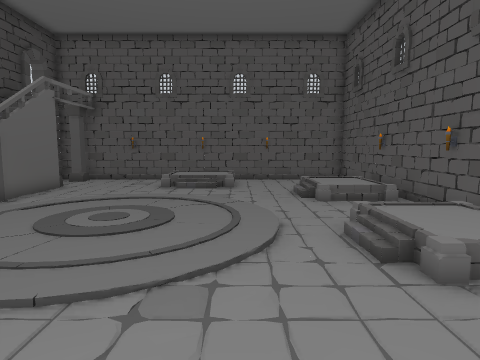
View 1 (above)

13 first-person views from a walk through a Unity game level. The camera is 1.3 m above the floor, tilts 6° down and sees 75° across. The floor is counted in squares, 1 m on a side. Each view is taken from the middle of a square. On the plan, view 1 faces up. The plan holds only what a view shows up to about 14 squares ahead; the rest is blank. The place goes on beyond the plan. The player character is not drawn. Door leaves are left out, so doorways stand open.

View 2
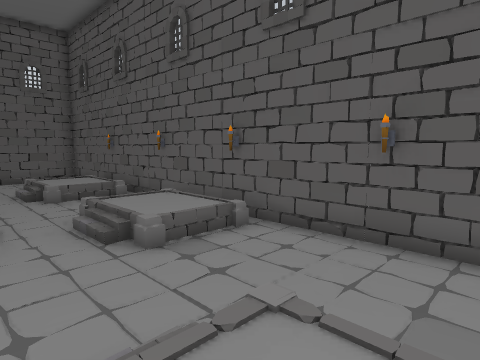

View 3
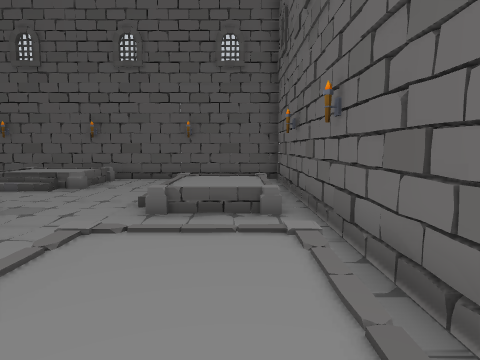

View 4
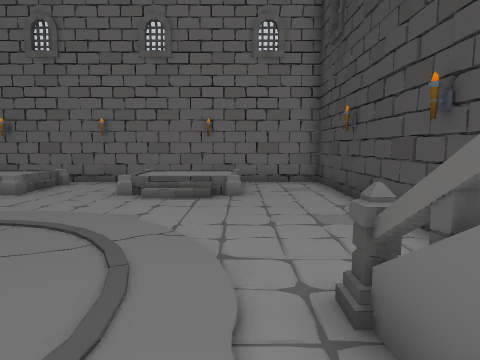

View 5
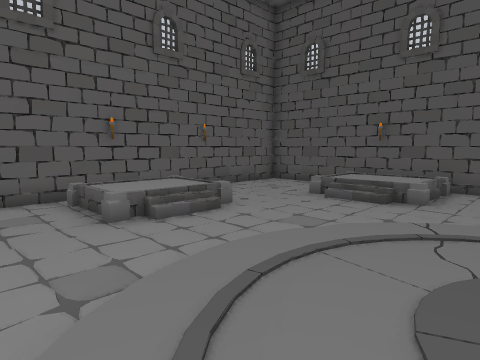

View 6
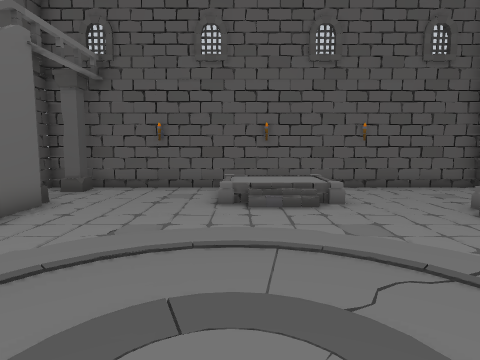

View 7
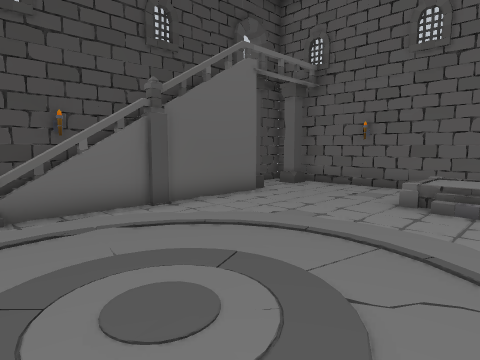

View 8
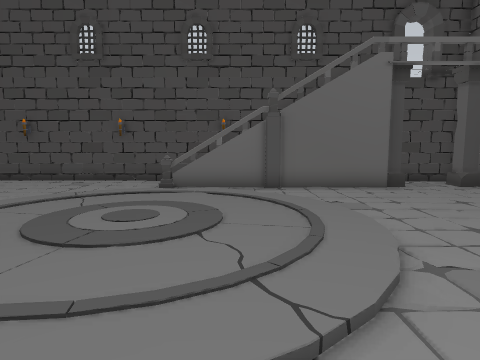

View 9
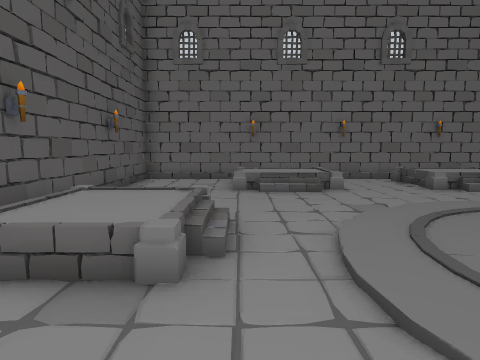

View 10
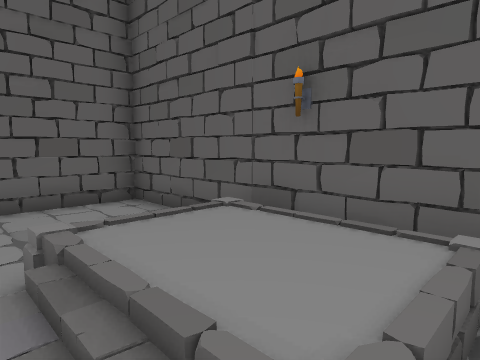

View 11
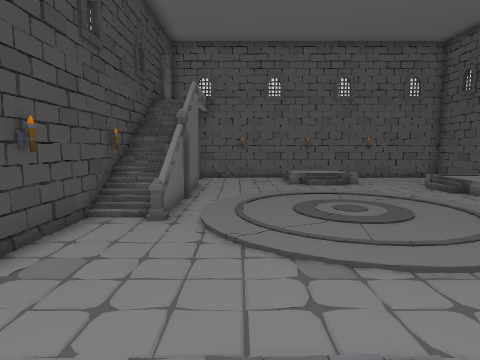

View 12
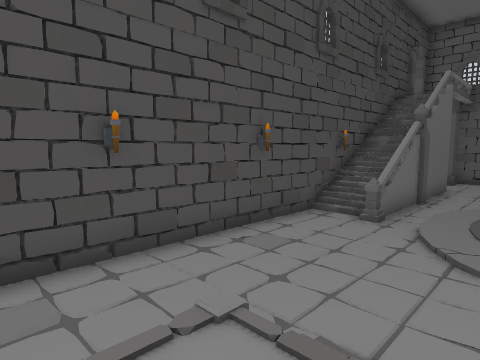

View 13
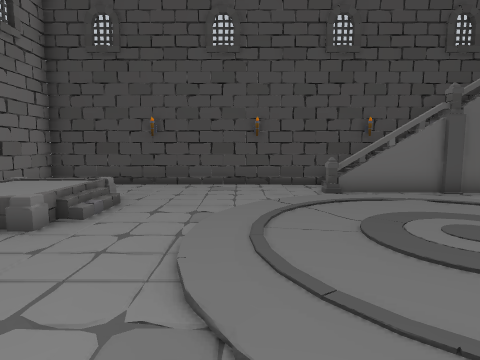

### Floor plan
Key: @ floor where view 1 was taken; # wall or solid block; . main floor; : floor 0.25 m higher than the main floor; + floor 0.5 m higher than the main floor; / step, stairs or slope; D open door; C column; O other object.
Columns run from 10 left of view 1 to 6 right of it. Each row starts with its distance up from view 1.
 18 #################
 17 #C#.............#
 16 D......+++......#
 15 D......+++......#
 14  C.....////.....#
 13   #..........++/#
 12   #........./++/#
 11   #..////...//+/#
 10 ###./    :/.././#
  9 #O#.      :.....#
  8 #O#/:      /....#
  7 #:#/       /.///#
  6 #../   : : //++/#
  5 #...:     :./++/#
  4 #..../  ::...///#
  3 #...............#
  2 #...............#
  1 #..////..////...#
  0 #../++/../@+/...#
 -1 #../++/../++/...#
 -2 #../../../../...#
 -3 #################

Where each view was taken, in squares from view 1:
view 1: 0 up, 0 right, facing up
view 2: 1 down, 0 right, facing up-right
view 3: 1 down, 7 left, facing right
view 4: 9 up, 7 left, facing down
view 5: 8 up, 6 left, facing up-right
view 6: 6 up, 3 left, facing up
view 7: 6 up, 1 left, facing up-left
view 8: 9 up, 2 right, facing left
view 9: 10 up, 2 right, facing down
view 10: 10 up, 2 right, facing up-right
view 11: 1 down, 6 left, facing up
view 12: 1 down, 5 left, facing up-left
view 13: 4 up, 1 right, facing left
